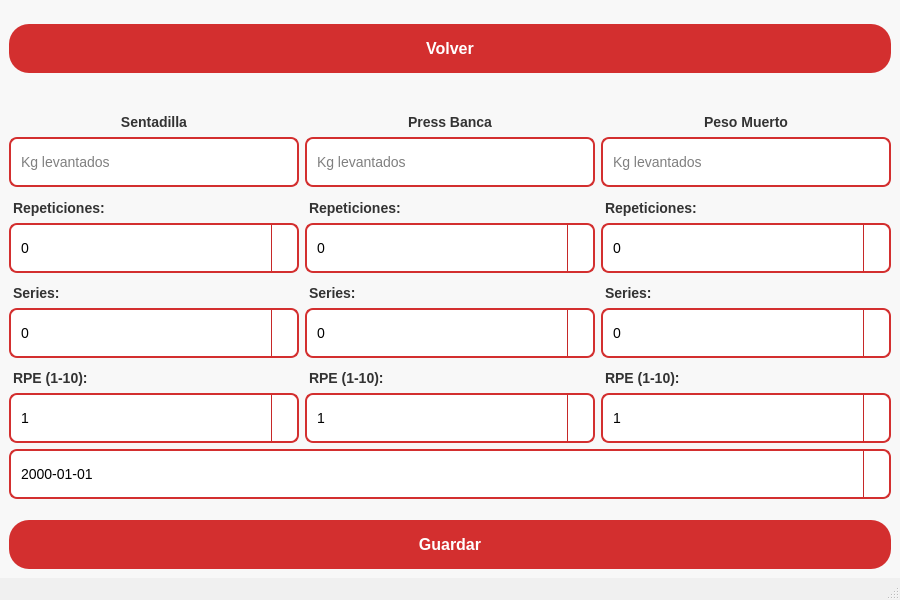
<?xml version="1.0" encoding="UTF-8"?>
<ui version="4.0">
 <class>VistaEntrenamiento</class>
 <widget class="QMainWindow" name="VistaEntrenamiento">
  <property name="geometry">
   <rect>
    <x>0</x>
    <y>0</y>
    <width>900</width>
    <height>600</height>
   </rect>
  </property>
  <property name="windowTitle">
   <string>POWERGYM - Registro de Entrenamiento</string>
  </property>
  <property name="styleSheet">
   <string notr="true">
    QMainWindow#VistaEntrenamiento {
        background-color: #f0f0f0;
    }
    QWidget#centralwidget {
        background-color: #f8f8f8;
        padding: 20px;
    }
    
    QLabel {
        color: #333333;
        font-size: 14px;
        font-weight: 500;
        padding-top: 5px;
    }

    QLabel[objectName^="label"][objectName*="Sentadilla"],
    QLabel[objectName^="label"][objectName*="Banca"],
    QLabel[objectName^="label"][objectName*="PesoMuerto"] {
        color: #B71C1C;
        font-size: 16px;
        font-weight: bold;
        padding-bottom: 5px;
    }

    QLineEdit, QSpinBox, QDoubleSpinBox, QDateEdit, QComboBox {
        background-color: white;
        border: 2px solid #D32F2F;
        border-radius: 8px;
        padding: 8px;
        color: black;
        font-size: 14px;
        min-height: 30px;
    }
    QLineEdit:focus, QSpinBox:focus, QDoubleSpinBox:focus, QDateEdit:focus, QComboBox:focus {
        border: 2px solid #C62828;
    }

    QDateEdit::drop-down {
        border-left: 1px solid #C62828;
        width: 25px;
    }
    QDateEdit::down-arrow {
        image: url(:/icons/calendar.png);
        width: 16px;
        height: 16px;
    }
    QSpinBox::up-button, QSpinBox::down-button, 
    QDoubleSpinBox::up-button, QDoubleSpinBox::down-button {
        width: 25px;
        border-left: 1px solid #C62828;
    }
    QSpinBox::up-arrow, QSpinBox::down-arrow, 
    QDoubleSpinBox::up-arrow, QDoubleSpinBox::down-arrow {
        image: url(:/icons/arrow_up.png);
        width: 12px;
        height: 12px;
    }

    QPushButton {
        background-color: #D32F2F;
        color: white;
        border: none;
        border-radius: 20px;
        padding: 15px;
        font-size: 16px;
        font-weight: bold;
        margin-top: 15px;
    }
    QPushButton:hover {
        background-color: #C62828;
    }
   </string>
  </property>
  <widget class="QWidget" name="centralwidget">
   <layout class="QVBoxLayout" name="mainVerticalLayout">
    <item>
     <widget class="QPushButton" name="btn_volver">
      <property name="text">
       <string>Volver</string>
      </property>
     </widget>
    </item>

    <item>
     <layout class="QHBoxLayout" name="horizontalLayout">
      
      <item>
       <layout class="QVBoxLayout" name="layoutSentadilla">
        <item>
         <widget class="QLabel" name="imagenSentadilla">
          <property name="pixmap">
           <pixmap resource="../recursos.qrc">:/imagenes/sentadilla.jpg</pixmap>
          </property>
          <property name="alignment">
           <set>Qt::AlignCenter</set>
          </property>
         </widget>
        </item>
        <item>
         <widget class="QLabel" name="labelSentadilla">
          <property name="text">
           <string>Sentadilla</string>
          </property>
          <property name="alignment">
           <set>Qt::AlignCenter</set>
          </property>
         </widget>
        </item>
        <item>
         <widget class="QLineEdit" name="pesoSentadilla">
          <property name="placeholderText">
           <string>Kg levantados</string>
          </property>
         </widget>
        </item>
        <item>
         <widget class="QLabel" name="labelRepeticionesSentadilla">
          <property name="text">
           <string>Repeticiones:</string>
          </property>
         </widget>
        </item>
        <item>
         <widget class="QSpinBox" name="spinRepeticionesSentadilla">
          <property name="minimum">
           <number>0</number>
          </property>
          <property name="maximum">
           <number>999</number>
          </property>
         </widget>
        </item>
        <item>
         <widget class="QLabel" name="labelSeriesSentadilla">
          <property name="text">
           <string>Series:</string>
          </property>
         </widget>
        </item>
        <item>
         <widget class="QSpinBox" name="spinSeriesSentadilla">
          <property name="minimum">
           <number>0</number>
          </property>
          <property name="maximum">
           <number>999</number>
          </property>
         </widget>
        </item>
        <item>
         <widget class="QLabel" name="labelRPESentadilla">
          <property name="text">
           <string>RPE (1-10):</string>
          </property>
         </widget>
        </item>
        <item>
         <widget class="QSpinBox" name="spinRPESentadilla">
          <property name="minimum">
           <number>1</number>
          </property>
          <property name="maximum">
           <number>10</number>
          </property>
         </widget>
        </item>
       </layout>
      </item>

      <item>
       <layout class="QVBoxLayout" name="layoutPressBanca">
        <item>
         <widget class="QLabel" name="imagenPressBanca">
          <property name="pixmap">
           <pixmap resource="../recursos.qrc">:/imagenes/pressbanca.jpg</pixmap>
          </property>
          <property name="alignment">
           <set>Qt::AlignCenter</set>
          </property>
         </widget>
        </item>
        <item>
         <widget class="QLabel" name="labelPressBanca">
          <property name="text">
           <string>Press Banca</string>
          </property>
          <property name="alignment">
           <set>Qt::AlignCenter</set>
          </property>
         </widget>
        </item>
        <item>
         <widget class="QLineEdit" name="pesoPressBanca">
          <property name="placeholderText">
           <string>Kg levantados</string>
          </property>
         </widget>
        </item>
        <item>
         <widget class="QLabel" name="labelRepeticionesBanca">
          <property name="text">
           <string>Repeticiones:</string>
          </property>
         </widget>
        </item>
        <item>
         <widget class="QSpinBox" name="spinRepeticionesBanca">
          <property name="minimum">
           <number>0</number>
          </property>
          <property name="maximum">
           <number>999</number>
          </property>
         </widget>
        </item>
        <item>
         <widget class="QLabel" name="labelSeriesBanca">
          <property name="text">
           <string>Series:</string>
          </property>
         </widget>
        </item>
        <item>
         <widget class="QSpinBox" name="spinSeriesBanca">
          <property name="minimum">
           <number>0</number>
          </property>
          <property name="maximum">
           <number>999</number>
          </property>
         </widget>
        </item>
        <item>
         <widget class="QLabel" name="labelRPEBanca">
          <property name="text">
           <string>RPE (1-10):</string>
          </property>
         </widget>
        </item>
        <item>
         <widget class="QSpinBox" name="spinRPEBanca">
          <property name="minimum">
           <number>1</number>
          </property>
          <property name="maximum">
           <number>10</number>
          </property>
         </widget>
        </item>
       </layout>
      </item>

      <item>
       <layout class="QVBoxLayout" name="layoutPesoMuerto">
        <item>
         <widget class="QLabel" name="imagenPesoMuerto">
          <property name="pixmap">
           <pixmap resource="../recursos.qrc">:/imagenes/pesomuelto.jpg</pixmap>
          </property>
          <property name="alignment">
           <set>Qt::AlignCenter</set>
          </property>
         </widget>
        </item>
        <item>
         <widget class="QLabel" name="labelPesoMuerto">
          <property name="text">
           <string>Peso Muerto</string>
          </property>
          <property name="alignment">
           <set>Qt::AlignCenter</set>
          </property>
         </widget>
        </item>
        <item>
         <widget class="QLineEdit" name="pesoPesoMuerto">
          <property name="placeholderText">
           <string>Kg levantados</string>
          </property>
         </widget>
        </item>
        <item>
         <widget class="QLabel" name="labelRepeticionesPesoMuerto">
          <property name="text">
           <string>Repeticiones:</string>
          </property>
         </widget>
        </item>
        <item>
         <widget class="QSpinBox" name="spinRepeticionesPesoMuerto">
          <property name="minimum">
           <number>0</number>
          </property>
          <property name="maximum">
           <number>999</number>
          </property>
         </widget>
        </item>
        <item>
         <widget class="QLabel" name="labelSeriesPesoMuerto">
          <property name="text">
           <string>Series:</string>
          </property>
         </widget>
        </item>
        <item>
         <widget class="QSpinBox" name="spinSeriesPesoMuerto">
          <property name="minimum">
           <number>0</number>
          </property>
          <property name="maximum">
           <number>999</number>
          </property>
         </widget>
        </item>
        <item>
         <widget class="QLabel" name="labelRPEPesoMuerto">
          <property name="text">
           <string>RPE (1-10):</string>
          </property>
         </widget>
        </item>
        <item>
         <widget class="QSpinBox" name="spinRPEPesoMuerto">
          <property name="minimum">
           <number>1</number>
          </property>
          <property name="maximum">
           <number>10</number>
          </property>
         </widget>
        </item>
       </layout>
      </item>

     </layout>
    </item>

    <item>
     <widget class="QDateEdit" name="fechaEntrenamiento">
      <property name="calendarPopup">
       <bool>true</bool>
      </property>
      <property name="displayFormat">
       <string>yyyy-MM-dd</string>
      </property>
     </widget>
    </item>

    <item>
     <widget class="QPushButton" name="botonGuardar">
      <property name="minimumHeight">
       <number>40</number>
      </property>
      <property name="text">
       <string>Guardar</string>
      </property>
     </widget>
    </item>

   </layout>
  </widget>
  <widget class="QMenuBar" name="menubar"/>
  <widget class="QStatusBar" name="statusbar"/>
 </widget>
 <resources>
  <include location="../recursos.qrc"/>
 </resources>
 <connections/>
</ui>
